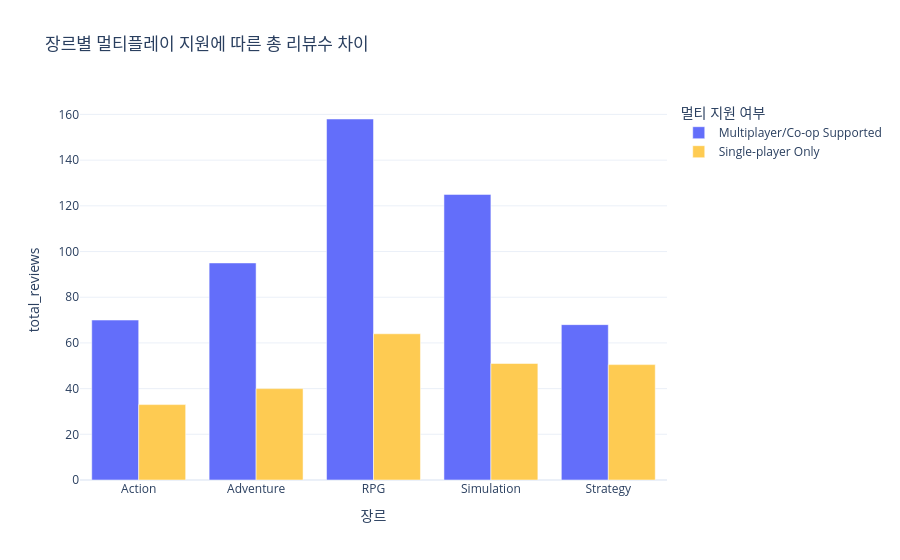

Notebook code cell kept with this figure:
### Code cell
# 3. 시각화 (Grouped Bar Chart)
fig_synergy = px.bar(
    genre_multi_stats, 
    x='genres_list', 
    y='total_reviews', 
    color='multi_status',
    barmode='group',
    title='장르별 멀티플레이 지원에 따른 총 리뷰수 차이',
    labels={'owners_lower': '총 리뷰수 (중앙값)', 'genres_list': '장르', 'multi_status': '멀티 지원 여부'},
    color_discrete_map={'Multiplayer/Co-op Supported': '#636EFA', 'Single-player Only': '#FECB52'}
)

fig_synergy.update_layout(template="plotly_white")
fig_synergy.show()

### Figure 1 — Plotly figure (JSON) as saved in the notebook; plotly's stock layout.template omitted (floating-point values rounded to 4 significant figures)
{"data": [{"alignmentgroup": "True", "hovertemplate": "멀티 지원 여부=Multiplayer/Co-op Supported<br>장르=%{x}<br>total_reviews=%{y}<extra></extra>", "legendgroup": "Multiplayer/Co-op Supported", "marker": {"color": "#636EFA", "pattern": {"shape": ""}}, "name": "Multiplayer/Co-op Supported", "offsetgroup": "Multiplayer/Co-op Supported", "orientation": "v", "showlegend": true, "textposition": "auto", "type": "bar", "x": ["Action", "Adventure", "RPG", "Simulation", "Strategy"], "xaxis": "x", "y": [70.0, 95.0, 158.0, 125.0, 68.0], "yaxis": "y"}, {"alignmentgroup": "True", "hovertemplate": "멀티 지원 여부=Single-player Only<br>장르=%{x}<br>total_reviews=%{y}<extra></extra>", "legendgroup": "Single-player Only", "marker": {"color": "#FECB52", "pattern": {"shape": ""}}, "name": "Single-player Only", "offsetgroup": "Single-player Only", "orientation": "v", "showlegend": true, "textposition": "auto", "type": "bar", "x": ["Action", "Adventure", "RPG", "Simulation", "Strategy"], "xaxis": "x", "y": [33.0, 40.0, 64.0, 51.0, 50.5], "yaxis": "y"}], "layout": {"barmode": "group", "legend": {"title": {"text": "멀티 지원 여부"}, "tracegroupgap": 0}, "title": {"text": "장르별 멀티플레이 지원에 따른 총 리뷰수 차이"}, "xaxis": {"anchor": "y", "domain": [0, 1], "title": {"text": "장르"}}, "yaxis": {"anchor": "x", "domain": [0, 1], "title": {"text": "total_reviews"}}}}
